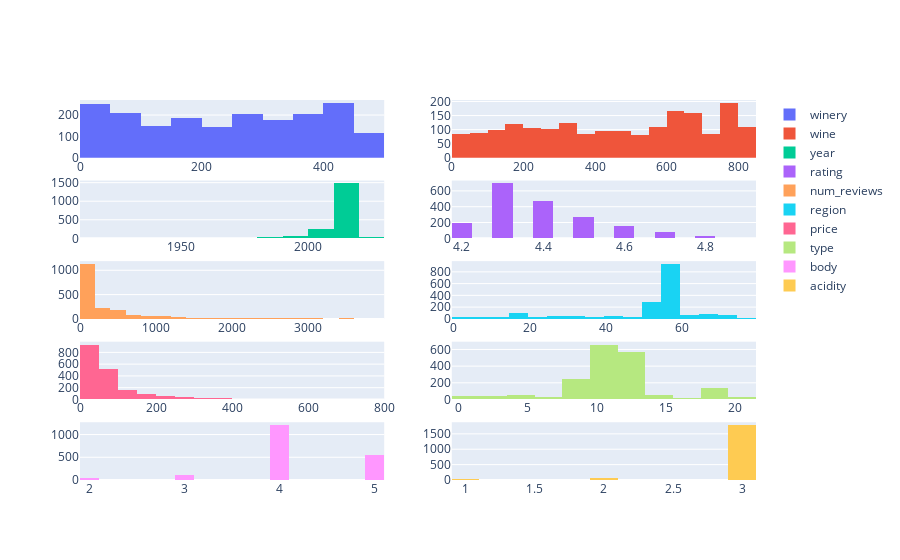

Notebook code for this chart:
### Markdown cell above
### Univariate Analysis

### Code cell
l = [[0, 0], [0, 1], [1, 0], [1, 1], [2, 0], [2, 1], [3, 0], [3, 1], [4, 0], [4, 1]]
fig = make_subplots(rows=5, cols=2, shared_yaxes=False)

for (i, j), col in zip(l, df):
    fig.add_trace(go.Histogram(x=df[col], histfunc='avg', name=col, nbinsx=20)
                  , row=i+1, col=j+1)

fig.show()

### Figure 1 — Plotly figure (JSON) as saved in the notebook; plotly's stock layout.template omitted (floating-point values rounded to 4 significant figures; data arrays with more than 128 entries replaced by an {"elided": "..."} marker saying what was removed)
{"data": [{"histfunc": "avg", "name": "winery", "nbinsx": 20, "type": "histogram", "x": {"elided": "1896 int values"}, "xaxis": "x", "yaxis": "y"}, {"histfunc": "avg", "name": "wine", "nbinsx": 20, "type": "histogram", "x": {"elided": "1896 int values"}, "xaxis": "x2", "yaxis": "y2"}, {"histfunc": "avg", "name": "year", "nbinsx": 20, "type": "histogram", "x": {"elided": "1896 float values"}, "xaxis": "x3", "yaxis": "y3"}, {"histfunc": "avg", "name": "rating", "nbinsx": 20, "type": "histogram", "x": {"elided": "1896 float values"}, "xaxis": "x4", "yaxis": "y4"}, {"histfunc": "avg", "name": "num_reviews", "nbinsx": 20, "type": "histogram", "x": {"elided": "1896 int values"}, "xaxis": "x5", "yaxis": "y5"}, {"histfunc": "avg", "name": "region", "nbinsx": 20, "type": "histogram", "x": {"elided": "1896 int values"}, "xaxis": "x6", "yaxis": "y6"}, {"histfunc": "avg", "name": "price", "nbinsx": 20, "type": "histogram", "x": {"elided": "1896 float values"}, "xaxis": "x7", "yaxis": "y7"}, {"histfunc": "avg", "name": "type", "nbinsx": 20, "type": "histogram", "x": {"elided": "1896 int values"}, "xaxis": "x8", "yaxis": "y8"}, {"histfunc": "avg", "name": "body", "nbinsx": 20, "type": "histogram", "x": {"elided": "1896 int values"}, "xaxis": "x9", "yaxis": "y9"}, {"histfunc": "avg", "name": "acidity", "nbinsx": 20, "type": "histogram", "x": {"elided": "1896 int values"}, "xaxis": "x10", "yaxis": "y10"}], "layout": {"xaxis": {"anchor": "y", "domain": [0, 0.45]}, "xaxis10": {"anchor": "y10", "domain": [0.55, 1]}, "xaxis2": {"anchor": "y2", "domain": [0.55, 1]}, "xaxis3": {"anchor": "y3", "domain": [0, 0.45]}, "xaxis4": {"anchor": "y4", "domain": [0.55, 1]}, "xaxis5": {"anchor": "y5", "domain": [0, 0.45]}, "xaxis6": {"anchor": "y6", "domain": [0.55, 1]}, "xaxis7": {"anchor": "y7", "domain": [0, 0.45]}, "xaxis8": {"anchor": "y8", "domain": [0.55, 1]}, "xaxis9": {"anchor": "y9", "domain": [0, 0.45]}, "yaxis": {"anchor": "x", "domain": [0.848, 1]}, "yaxis10": {"anchor": "x10", "domain": [0, 0.152]}, "yaxis2": {"anchor": "x2", "domain": [0.848, 1]}, "yaxis3": {"anchor": "x3", "domain": [0.636, 0.788]}, "yaxis4": {"anchor": "x4", "domain": [0.636, 0.788]}, "yaxis5": {"anchor": "x5", "domain": [0.424, 0.576]}, "yaxis6": {"anchor": "x6", "domain": [0.424, 0.576]}, "yaxis7": {"anchor": "x7", "domain": [0.212, 0.364]}, "yaxis8": {"anchor": "x8", "domain": [0.212, 0.364]}, "yaxis9": {"anchor": "x9", "domain": [0, 0.152]}}}
